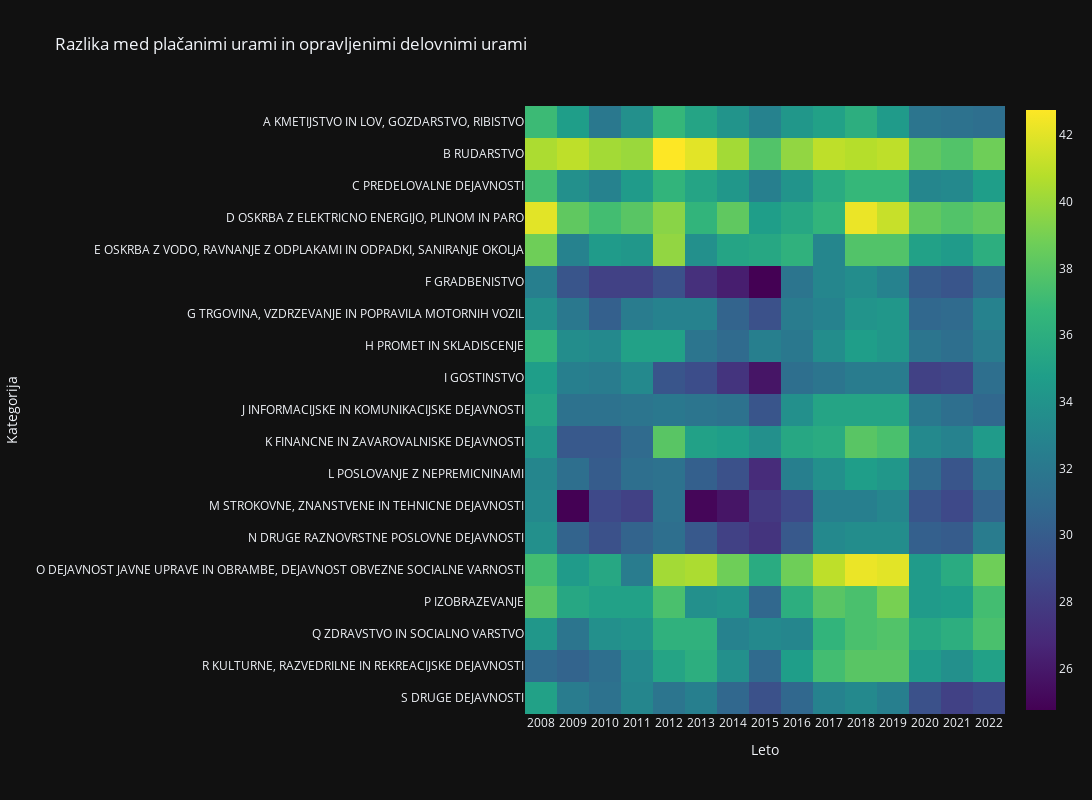

Source (notebook cell):
### Code cell
df = placane_delovne_ure_grouped.subtract(opravljene_delovne_ure_grouped)
df_selected = df.iloc[:, 0:]

fig = px.imshow(df_selected.iloc[:, 1:].transpose(), x=df_selected.index, y=df_selected.columns[1:],
                color_continuous_scale='viridis', title='Razlika med plačanimi urami in opravljenimi delovnimi urami',
                labels={'x': 'Leto', 'y': 'Kategorija'}, width=1200, height=800)
fig.update_layout(yaxis_autorange='reversed')
fig.show()

### Figure 1 — Plotly figure (JSON) as saved in the notebook; plotly's stock layout.template omitted (floating-point values rounded to 4 significant figures; data arrays with more than 128 entries replaced by an {"elided": "..."} marker saying what was removed)
{"data": [{"coloraxis": "coloraxis", "name": "0", "x": ["2008", "2009", "2010", "2011", "2012", "2013", "2014", "2015", "2016", "2017", "2018", "2019", "2020", "2021", "2022"], "y": ["A KMETIJSTVO IN LOV, GOZDARSTVO, RIBISTVO", "B RUDARSTVO", "C PREDELOVALNE DEJAVNOSTI", "D OSKRBA Z ELEKTRICNO ENERGIJO, PLINOM IN PARO", "E OSKRBA Z VODO, RAVNANJE Z ODPLAKAMI IN ODPADKI, SANIRANJE OKOLJA", "F GRADBENISTVO", "G TRGOVINA, VZDRZEVANJE IN POPRAVILA MOTORNIH VOZIL", "H PROMET IN SKLADISCENJE", "I GOSTINSTVO", "J INFORMACIJSKE IN KOMUNIKACIJSKE DEJAVNOSTI", "K FINANCNE IN ZAVAROVALNISKE DEJAVNOSTI", "L POSLOVANJE Z NEPREMICNINAMI", "M STROKOVNE, ZNANSTVENE IN TEHNICNE DEJAVNOSTI", "N DRUGE RAZNOVRSTNE POSLOVNE DEJAVNOSTI", "O DEJAVNOST JAVNE UPRAVE IN OBRAMBE, DEJAVNOST OBVEZNE SOCIALNE VARNOSTI", "P IZOBRAZEVANJE", "Q ZDRAVSTVO IN SOCIALNO VARSTVO", "R KULTURNE, RAZVEDRILNE IN REKREACIJSKE DEJAVNOSTI", "S DRUGE DEJAVNOSTI"], "z": {"elided": "19x15 float values"}, "type": "heatmap", "xaxis": "x", "yaxis": "y", "hovertemplate": "Leto: %{x}<br>Kategorija: %{y}<br>color: %{z}<extra></extra>"}], "layout": {"xaxis": {"anchor": "y", "domain": [0.0, 1.0], "scaleanchor": "y", "constrain": "domain", "title": {"text": "Leto"}}, "yaxis": {"anchor": "x", "domain": [0.0, 1.0], "autorange": "reversed", "constrain": "domain", "title": {"text": "Kategorija"}}, "coloraxis": {"colorscale": [[0.0, "#440154"], [0.1111, "#482878"], [0.2222, "#3e4989"], [0.3333, "#31688e"], [0.4444, "#26828e"], [0.5556, "#1f9e89"], [0.6667, "#35b779"], [0.7778, "#6ece58"], [0.8889, "#b5de2b"], [1.0, "#fde725"]]}, "title": {"text": "Razlika med plačanimi urami in opravljenimi delovnimi urami"}, "height": 800, "width": 1200}}
